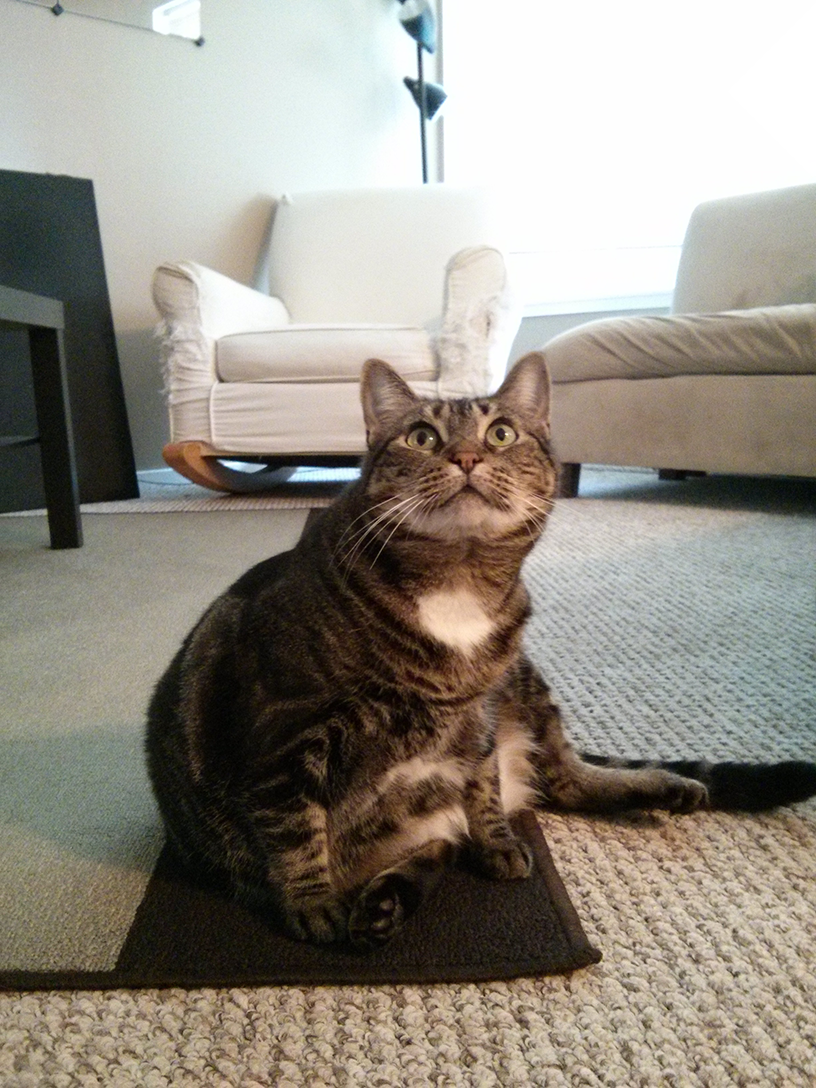
#> input picture C-15-Documentos-em-PDF-e-Word/zophie.png, 816 x 1088 px, found by its file name
$ python resize_images.py
#> lines starting #> are read from the running program, lines starting #| are printed output that depends on the picture
from PIL import Image


def quarter(filename):
    """

    :param filename: the filename
    :return: redefined image
    """
    image = Image.open(filename)
    width, height = image.size
    quarter_sized = image.resize((int(width/2), int(height/2)))
    quarter_sized.save('quarter_sized_%s.png' % filename.strip('.png'))
    svelte_image = image.resize((width, height+300))
    svelte_image.save('svelte_%s.png' % filename.strip('.png'))


#quarter('zophie.png')


def rotate(filename):
    """

    :param filename:
    :return:
    """
    image = Image.open(filename)
    image.rotate(90).save('rotated90.png')
    image.rotate(180).save('rotate180.png')
    image.rotate(270).save('rotate270.png')


#rotate('zophie.png')
image = Image.open('zophie.png')
#> image is the input picture: PIL image 816x1088 RGB; mean R, G, B 147, 141.1, 131.1
image.rotate(6, expand=True).save('rotate_expanded.png')
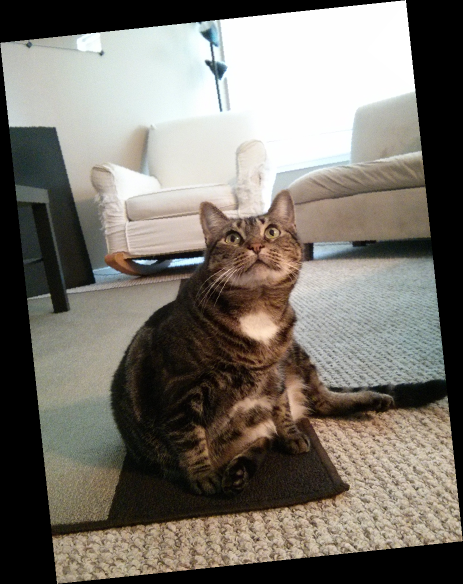
#> saved as rotate_expanded.png: PIL image 926x1168 RGB (shown at 1/2 size); mean R, G, B 120.6, 115.8, 107.6


def mirror_flip(filename):
    """

    :param filename:
    :return:
    """
#> called with filename = 'zophie.png'
    image = Image.open(filename)
    image.transpose(Image.FLIP_LEFT_RIGHT).save('horizontal_flip.png')
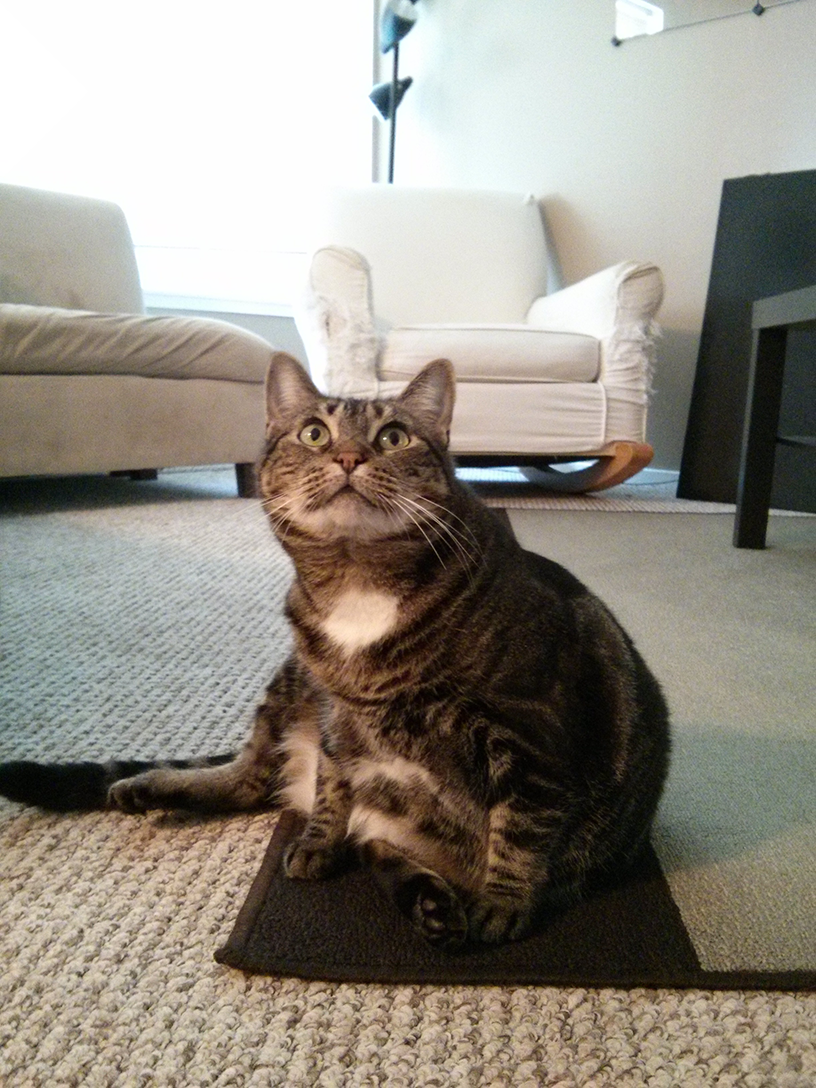
#> saved as horizontal_flip.png: PIL image 816x1088 RGB; mean R, G, B 147, 141.1, 131.1
    image.transpose(Image.FLIP_TOP_BOTTOM).save('vertical_flip.png')
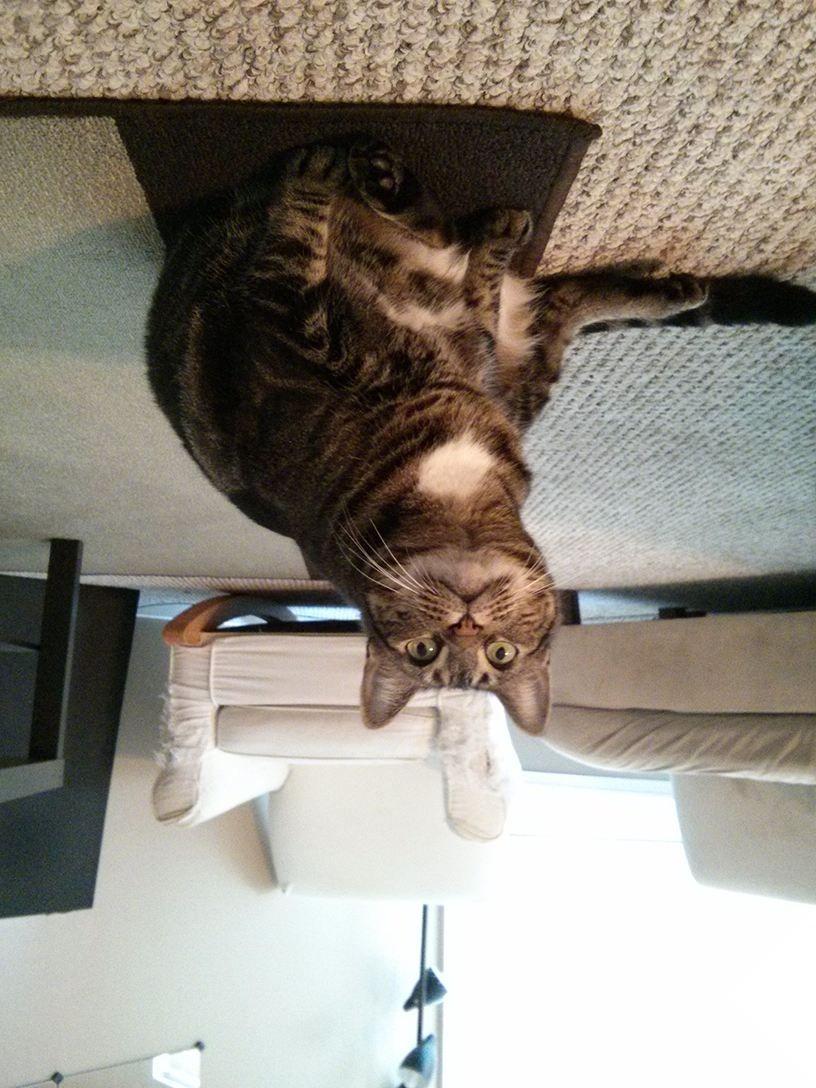
#> saved as vertical_flip.png: PIL image 816x1088 RGB; mean R, G, B 147, 141.1, 131.1


mirror_flip('zophie.png')
